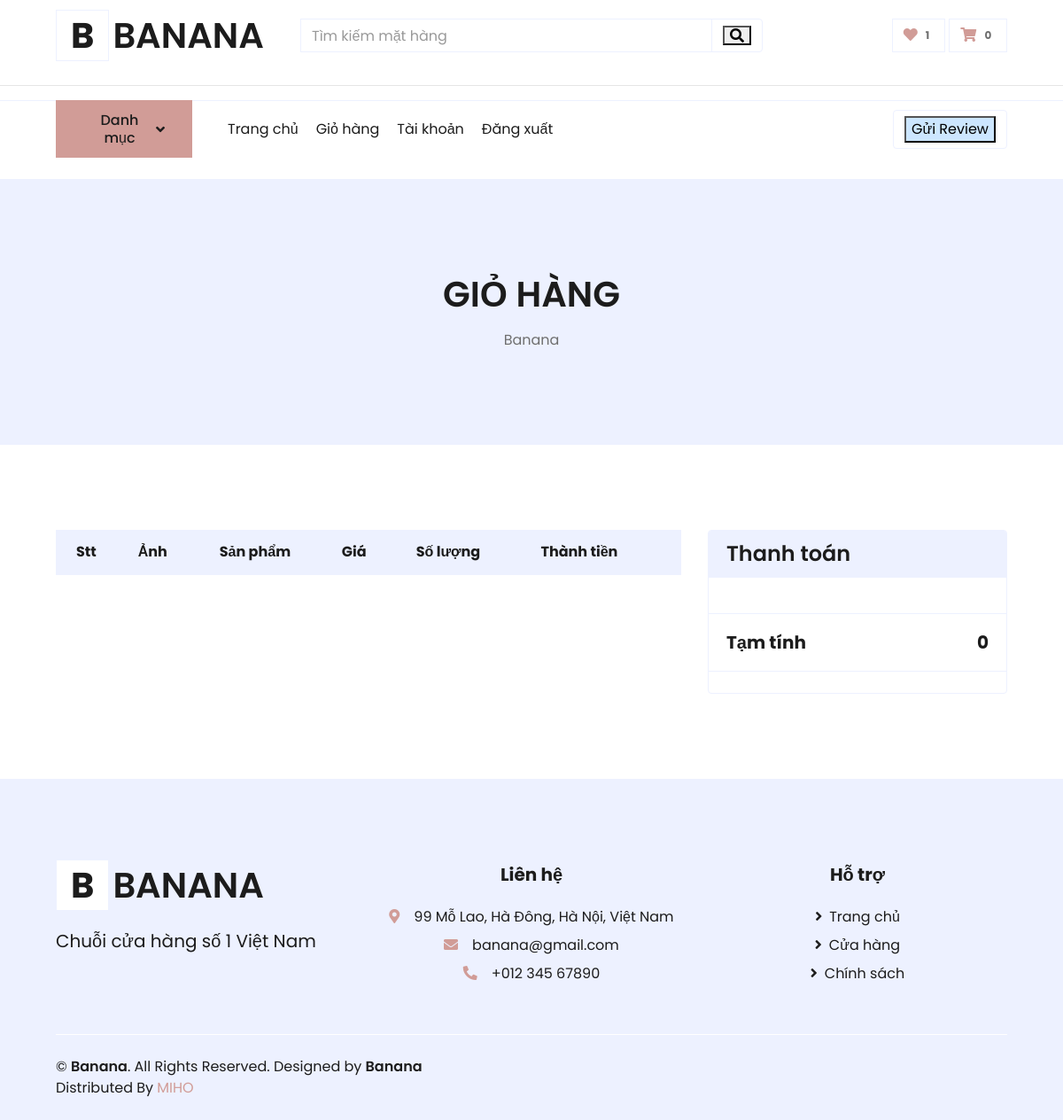
The app's page /my-cart/ (signed in), older data.
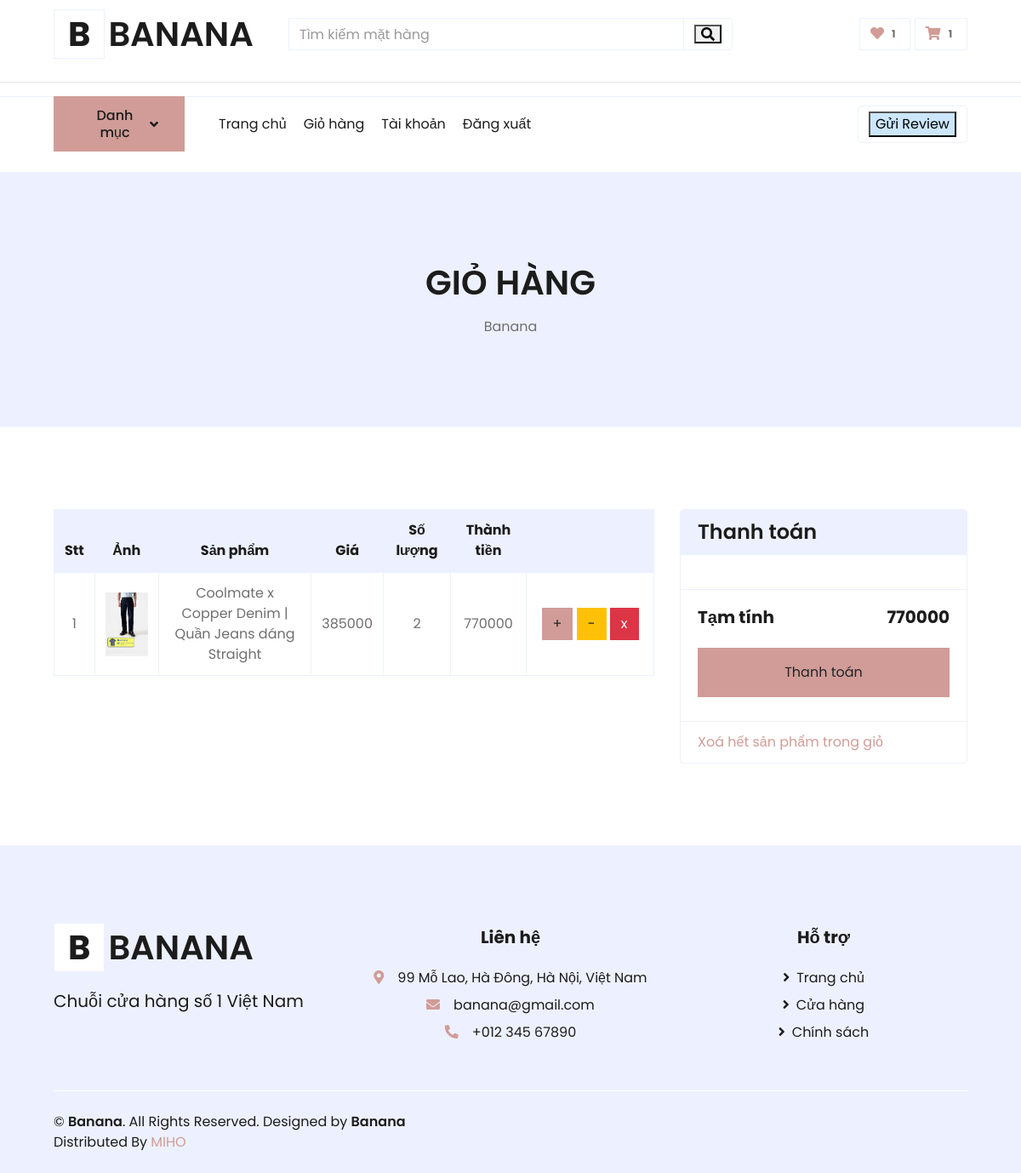
The same page, newer data.
### ecomapp/models.py (models this page shows, shortened)
class Customer(models.Model):
        id = models.AutoField(db_column='ID', primary_key=True)  # Field name made lowercase.
        userid = models.OneToOneField("Users", models.CASCADE, db_column='CustomerID', blank=True, null=True)
        typecustomer = models.CharField(db_column='TypeCustomer', max_length=255, blank=True, null=True)
        class Meta:
            db_table = 'customer'
        @property
        def count_item_cart(self):
            if Shoppingcart.objects.filter(customerid = self.id) ==None:
                return 0
            else:
                cart = Shoppingcart.objects.get(customerid = self.id)
                count = 0
                if Cartline.objects.filter(shoppingcartid  =cart) ==  None:
                    return 0
                else:
                    cartlinelist = Cartline.objects.filter(shoppingcartid  =cart)
                    for cartline in cartlinelist:
                        count+=1
                    return count
        @property
        def count_wishline(self):
            if Wishlist.objects.filter(customerid = self.id) ==None:
                return 0
            else:
                wishlist = Wishlist.objects.get(customerid = self.id)
                count = 0
                if Wishlistline.objects.filter(wishlistid  = wishlist) ==  None:
                    return 0
                else:
                    wishlinelist = Wishlistline.objects.filter(wishlistid  =wishlist)
                    for wishline in wishlinelist:
                        count+=1
                    return count

class Shoppingcart(models.Model):
    id = models.AutoField(db_column='ID', primary_key=True)  # Field name made lowercase.
    customerid = models.ForeignKey(Customer, models.CASCADE, db_column='CustomerID')  # Field name made lowercase.
    class Meta:
        db_table = 'shoppingcart'
    @property
    def total(self):
        s = 0
        for cartline in Cartline.objects.filter(shoppingcartid__id = self.id):
            s += cartline.sumPrice
        return s

class Account(models.Model):
    id = models.AutoField(db_column='ID', primary_key=True)  # Field name made lowercase.
    user = models.OneToOneField(User, on_delete=models.CASCADE,  null=True)
    date_create = models.DateField(db_column='Date_created', blank=True, null=True)
    class Meta:
        db_table = 'account'

class Users(models.Model):
    id = models.AutoField(db_column='ID', primary_key=True)  # Field name made lowercase.
    dateofbirth = models.DateField(db_column='DateOfBirth', blank=True, null=True)  # Field name made lowercase.
    gender = models.CharField(db_column='Gender', max_length=255, blank=True, null=True)  # Field name made lowercase.
    accountid = models.OneToOneField('Account', models.CASCADE, db_column='AccountID', blank=True, null=True)
    contactinfoid = models.OneToOneField('ContactInfo', models.CASCADE, db_column='ContactInfoID', blank=True, null=True)
    fullnameid = models.OneToOneField('FullName', models.CASCADE, db_column='FullNameID', blank=True, null=True)
    addressid = models.OneToOneField('Address', models.CASCADE, db_column='AddressID', blank=True, null=True)
    is_active = models.BooleanField(db_column='IsAcitve', default= True)
    class Meta:
        db_table = 'users'

class Wishlist(models.Model):
    id = models.AutoField(db_column='ID', primary_key=True)  # Field name made lowercase.
    customerid = models.ForeignKey(Customer, models.CASCADE, db_column='CustomerID')  # Field name made lowercase.
    class Meta:
        db_table = 'wishlist'

class Cartline(models.Model):
    id = models.AutoField(db_column='ID', primary_key=True)  # Field name made lowercase.
    itemid = models.ForeignKey('Item', models.CASCADE, db_column='ItemID')  # Field name made lowercase.
    num = models.IntegerField(db_column='Num', blank=True, null=True)  # Field name made lowercase.
    shoppingcartid = models.ForeignKey('Shoppingcart', models.CASCADE, db_column='ShoppingCartID')  # Field name made lowercase.
    class Meta:
        db_table = 'cartline'
    @property
    def sumPrice(self):
        return (self.num * self.itemid.price)

class Item(models.Model):
    id = models.AutoField(db_column='ID', primary_key=True)  # Field name made lowercase.
    productid = models.ForeignKey('Product', models.CASCADE, db_column='ProductID')  # Field name made lowercase.
    price = models.BigIntegerField(db_column='Price', blank=True, null=True)  # Field name made lowercase.
    description = models.CharField(db_column='Description', max_length=2000, blank=True, null=True)  # Field name made lowercase.
    slug = models.SlugField(unique=True)
    image = models.ImageField(upload_to="products/images/")
    isUpload = models.BooleanField(default=False)
    class Meta:
        db_table = 'item'

class Product(models.Model):
    id = models.AutoField(db_column='ID', primary_key=True)
    producerid = models.ForeignKey(Producer, models.CASCADE, db_column='ProducerID')  # Field name made lowercase.
    manufacturingyear = models.IntegerField(db_column='ManufacturingYear', blank=True, null=True)  # Field name made lowercase.
    type = models.CharField(db_column='Type', max_length=255, blank=True, null=True)  # Field name made lowercase.
    name = models.CharField(db_column='Name', max_length=255, blank=True, null=True)  # Field name made lowercase.
    num = models.IntegerField(db_column='Number', default=0)
    class Meta:
        db_table = 'product'

### ecomapp/views.py (the view)
# urls.py: path("my-cart/", MyCartView.as_view(), name="mycart"),
class MyCartView(EcomMixin, LoginRequiredMixin,TemplateView):
    template_name = "mycartTEST.html"
    def get_context_data(self, **kwargs):
        context = super().get_context_data(**kwargs)
        if self.request.user.is_authenticated and Customer.objects.filter(userid__accountid__user = self.request.user).exists():
            cart_id = self.request.session.get("cart_id", None)
            if cart_id:
                cart = Shoppingcart.objects.get(id=cart_id)
            else:
                customer = Customer.objects.get(userid__accountid__user = self.request.user)
                if Shoppingcart.objects.filter(customerid = customer).exists():
                    cart = Shoppingcart.objects.get(customerid = customer)
                else:
                    cart = Shoppingcart.objects.create(customerid = customer)
            cartline = Cartline.objects.filter(shoppingcartid = cart)
            context['cartline'] = cartline
            context['cart'] = cart
        return context

### ecomapp/views.py (called while the page is built)
    def dispatch(self, request, *args, **kwargs):
        cart_id = request.session.get("cart_id")
        if cart_id:
            cart_obj = get_object_or_404(Shoppingcart, id=cart_id)
            if request.user.is_authenticated and request.user.account:
                cart_obj.customerid = Customer.objects.get(userid__accountid = self.request.user.account)
                cart_obj.save()
        return super().dispatch(request, *args, **kwargs)

    def dispatch(self, request, *args, **kwargs):
        if request.user.is_authenticated and Customer.objects.filter(userid__accountid__user = request.user).exists() and Users.objects.filter(accountid__user = request.user, is_active = True).exists():
            pass
        else:
            return redirect("/login")
        return super().dispatch(request, *args, **kwargs)

### templates/mycartTEST.html (shortened to what this page needs)
{% extends 'base.html' %}
{% block content %}
    <div class="container-fluid bg-secondary mb-5">
        <div class="d-flex flex-column align-items-center justify-content-center" style="min-height: 300px">
            <h1 class="font-weight-semi-bold text-uppercase mb-3">Giỏ hàng</h1>
            <div class="d-inline-flex">
                <p class="m-0">Banana</p>
            </div>
        </div>
    </div>
    <div class="container-fluid pt-5">
        <div class="row px-xl-5">
            <div class="col-lg-8 table-responsive mb-5">
                <table class="table table-bordered text-center mb-0">
                    <thead class="bg-secondary text-dark">
                        <tr>
                            <th>Stt</th>
                            <th>Ảnh</th>
                            <th>Sản phẩm</th>
                            <th>Giá</th>
                            <th>Số lượng</th>
                            <th>Thành tiền</th>
                            <th></th>
                        </tr>
                    </thead>
                    <tbody class="align-middle">
                        {% for cp in cartline %}
                            <tr>
                                <td class="align-middle">{{forloop.counter}}</td>
                                <td class="align-middle"><img src={{cp.itemid.image.url}} alt="" style="width: 50px;"></td>
                                <td class="align-middle">{{cp.itemid.productid.name}}</td>
                                <td class="align-middle">{{cp.itemid.price}}</td>
                                <td class="align-middle">{{cp.num}}</td>
                                <td class="align-middle">{{cp.sumPrice}}</td>
                                <td class="align-middle" style = "width:150px;">
                                    <a href="{% url 'ecomapp:managecart' cp.id %}?action=inc" class="btn btn-primary"> + </a>
                                    <a href="{% url 'ecomapp:managecart' cp.id %}?action=dcr" class="btn btn-warning"> - </a>
                                    <a href="{% url 'ecomapp:managecart' cp.id %}?action=rmv" class="btn btn-danger"> x </a>
                                </td>
                            </tr>
                        {% endfor %}
                    </tbody>
                </table>
            </div>
            <div class="col-lg-4">
                <div class="card border-secondary mb-5">
                    <div class="card-header bg-secondary border-0">
                        <h4 class="font-weight-semi-bold m-0">Thanh toán</h4>
                    </div>
                    <div class="card-body">
                    </div>
                    <div class="card-footer border-secondary bg-transparent">
                        <div class="d-flex justify-content-between mt-2">
                            <h5 class="font-weight-bold">Tạm tính</h5>
                            <h5 class="font-weight-bold">{{cart.total}}</h5>
                        </div>
                        {% if cart.cartline_set.all %}
                            <a class="btn btn-block btn-primary my-3 py-3" href="{% url 'ecomapp:checkout' %}"> Thanh toán </a>
                        {% endif %}
                    </div>
                    <div class="card-footer border-secondary bg-transparent">
                        {% if cart.cartline_set.all %}
                            <th><a href="{% url 'ecomapp:emptycart' %}">Xoá hết sản phẩm trong giỏ</a></th>
                        {% endif %}
                    </div>
                </div>
            </div>
        </div>
    </div>
{% endblock %}

### templates/base.html (shortened to what the changed rows need)
<!DOCTYPE html>
<html lang="en">
{% load static %}
<head>
    <link rel="stylesheet" href="https://stackpath.bootstrapcdn.com/bootstrap/4.5.2/css/bootstrap.min.css">
    <link rel="stylesheet" type="text/css" href="{% static 'css/style.css' %}">
    <link href="https://cdnjs.cloudflare.com/ajax/libs/font-awesome/5.10.0/css/all.min.css" rel="stylesheet">
    <link href="https://cdnjs.cloudflare.com/ajax/libs/font-awesome/5.10.0/css/all.min.css" rel="stylesheet">
    <link href="{%static 'css/ol.css' %}" rel="stylesheet">
</head>
<body style="">
    <div class="container-fluid" >
        <div class="row align-items-center py-3 px-xl-5">
            <div class="col-lg-3 d-none d-lg-block">
                <a href="{% url 'ecomapp:home' %}" class="text-decoration-none">
                    <h1 class="m-0 display-5 font-weight-semi-bold"><span class=" font-weight-bold border px-3 mr-1" style = "background-color:white;">B</span>BANANA</h1>
                </a>
            </div>
            <div class="col-lg-3 col-6 text-right">
                <a href="{% url 'ecomapp:wishlist' %}" class="btn border">
                    <i class="fas fa-heart text-primary"></i>
                    {% if request.user.account == None%}
                        <span class="badge">0</span>
                    {% else %}
                        <span class="badge">{{request.user.account.users.customer.count_wishline}}</span>
                    {% endif %}
                </a>
                <a href="{% url 'ecomapp:mycart' %}" class="btn border" style = "background-color:white;">
                    <i class="fas fa-shopping-cart text-primary" ></i>
                    {% if request.user.account == None%}
                        <span class="badge">0</span>
                    {% else %}
                        <span class="badge">{{request.user.account.users.customer.count_item_cart}}</span>
                    {% endif %}
                </a>
            </div>
        </div>
    </div>
    <br>
    {% block content %}
    {% endblock %}
    <div class="container-fluid bg-secondary text-dark mt-5 pt-5">
        <div class="row px-xl-5 pt-5">
            <div class="col-lg-4 col-md-12 mb-5 pr-3 pr-xl-5">
                <a href="" class="text-decoration-none">
                    <h1 class="m-0 display-5 font-weight-semi-bold"><span class=" font-weight-bold border px-3 mr-1" style = "background-color:white;">B</span>BANANA</h1>
                </a>
                <br>
            </div>
        </div>
    </div>
</body>
</html>

Row changes from the older to the newer data that the page shows:
added Cartline: itemid.image (picture), itemid.productid.name "Coolmate x Copper Denim | Quần Jeans dáng Straight", itemid.price "385000", num "2", sumPrice "770000"
computed for Shoppingcart: total "0" → "770000"
Text that changed along with them:
{{ request.user.account.users.customer.count_item_cart }}: "0" → "1"
text now shown: "Thanh toán Xoá hết sản phẩm trong giỏ"
